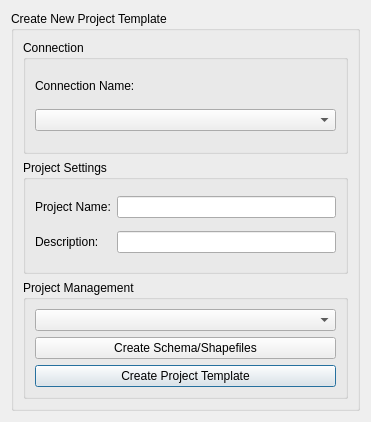
<?xml version="1.0" encoding="UTF-8"?>
<ui version="4.0">
 <class>GnsFtthToolboxDialogBase</class>
 <widget class="QDialog" name="GnsFtthToolboxDialogBase">
  <property name="geometry">
   <rect>
    <x>0</x>
    <y>0</y>
    <width>371</width>
    <height>422</height>
   </rect>
  </property>
  <property name="windowTitle">
   <string>GNS FTTH Toolbox</string>
  </property>
  <layout class="QGridLayout" name="gridLayout">
   <item row="0" column="0">
    <widget class="QGroupBox" name="GnsCreateNewProjectUi">
     <property name="title">
      <string>Create New Project Template</string>
     </property>
     <layout class="QGridLayout" name="gridLayout_2">
      <item row="1" column="0">
       <widget class="QGroupBox" name="GnsProjectSettingsGroup">
        <property name="title">
         <string>Project Settings</string>
        </property>
        <layout class="QGridLayout" name="gridLayout_5">
         <item row="1" column="1">
          <widget class="QLineEdit" name="GnsProjectDescInput">
           <property name="inputMask">
            <string/>
           </property>
          </widget>
         </item>
         <item row="1" column="0">
          <widget class="QLabel" name="GnsProjectSettingsDescLabel">
           <property name="text">
            <string>Description:</string>
           </property>
          </widget>
         </item>
         <item row="0" column="1">
          <widget class="QLineEdit" name="GnsProjectNameInput">
           <property name="inputMask">
            <string extracomment="ffdfd"/>
           </property>
           <property name="text">
            <string/>
           </property>
          </widget>
         </item>
         <item row="0" column="0">
          <widget class="QLabel" name="GnsProjectSettingsNameLabel">
           <property name="text">
            <string>Project Name:</string>
           </property>
          </widget>
         </item>
        </layout>
       </widget>
      </item>
      <item row="0" column="0">
       <widget class="QGroupBox" name="GnsDbConnectionGroup">
        <property name="title">
         <string>Connection</string>
        </property>
        <property name="checkable">
         <bool>false</bool>
        </property>
        <layout class="QVBoxLayout" name="verticalLayout">
         <item>
          <widget class="QLabel" name="GnsDbConnectionLabel">
           <property name="sizePolicy">
            <sizepolicy hsizetype="Preferred" vsizetype="Fixed">
             <horstretch>0</horstretch>
             <verstretch>0</verstretch>
            </sizepolicy>
           </property>
           <property name="minimumSize">
            <size>
             <width>290</width>
             <height>0</height>
            </size>
           </property>
           <property name="frameShape">
            <enum>QFrame::NoFrame</enum>
           </property>
           <property name="frameShadow">
            <enum>QFrame::Plain</enum>
           </property>
           <property name="text">
            <string>Connection Name:</string>
           </property>
          </widget>
         </item>
         <item>
          <widget class="QComboBox" name="DBcomboBox"/>
         </item>
        </layout>
       </widget>
      </item>
      <item row="2" column="0">
       <widget class="QGroupBox" name="GnsSchemaManagementGroup">
        <property name="title">
         <string>Project Management</string>
        </property>
        <layout class="QGridLayout" name="gridLayout_3">
         <item row="2" column="0">
          <widget class="QPushButton" name="CreateProjectBtn">
           <property name="text">
            <string>Create Project Template</string>
           </property>
          </widget>
         </item>
         <item row="1" column="0">
          <widget class="QPushButton" name="CreateSchemaBtn">
           <property name="text">
            <string>Create Schema/Shapefiles</string>
           </property>
          </widget>
         </item>
         <item row="0" column="0">
          <widget class="QComboBox" name="SchemacomboBox"/>
         </item>
        </layout>
       </widget>
      </item>
     </layout>
    </widget>
   </item>
  </layout>
 </widget>
 <resources/>
 <connections/>
</ui>
